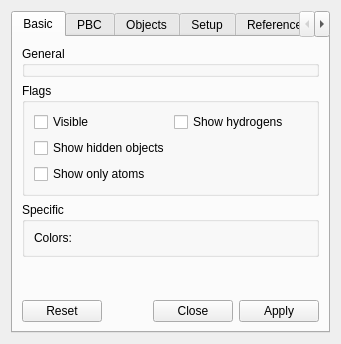
<?xml version="1.0" encoding="UTF-8"?>
<ui version="4.0">
 <class>FastModelObjectDesigner</class>
 <widget class="QWidget" name="FastModelObjectDesigner">
  <property name="geometry">
   <rect>
    <x>0</x>
    <y>0</y>
    <width>341</width>
    <height>344</height>
   </rect>
  </property>
  <property name="windowTitle">
   <string>Fast Line Model</string>
  </property>
  <property name="toolTip">
   <string/>
  </property>
  <layout class="QVBoxLayout">
   <item>
    <widget class="QTabWidget" name="tabWidget">
     <property name="currentIndex">
      <number>0</number>
     </property>
     <widget class="QWidget" name="tab">
      <attribute name="title">
       <string>Basic</string>
      </attribute>
      <layout class="QVBoxLayout" name="_3">
       <item>
        <widget class="QGroupBox" name="generalGB">
         <property name="title">
          <string>General</string>
         </property>
        </widget>
       </item>
       <item>
        <widget class="QGroupBox" name="flagsGB">
         <property name="title">
          <string>Flags</string>
         </property>
         <layout class="QGridLayout" name="_2">
          <item row="1" column="0">
           <widget class="QCheckBox" name="visibleCB">
            <property name="text">
             <string>Visible</string>
            </property>
           </widget>
          </item>
          <item row="5" column="0" colspan="2">
           <widget class="QCheckBox" name="showHiddenCB">
            <property name="text">
             <string>Show hidden objects</string>
            </property>
           </widget>
          </item>
          <item row="6" column="0" colspan="2">
           <widget class="QCheckBox" name="showAtomsOnlyCB">
            <property name="text">
             <string>Show only atoms</string>
            </property>
           </widget>
          </item>
          <item row="1" column="1">
           <widget class="QCheckBox" name="showHydrogensCB">
            <property name="text">
             <string>Show hydrogens</string>
            </property>
           </widget>
          </item>
         </layout>
        </widget>
       </item>
       <item>
        <widget class="QGroupBox" name="specificGB">
         <property name="title">
          <string>Specific</string>
         </property>
         <layout class="QHBoxLayout" name="_4">
          <item>
           <widget class="QLabel" name="label">
            <property name="sizePolicy">
             <sizepolicy hsizetype="Maximum" vsizetype="Preferred">
              <horstretch>0</horstretch>
              <verstretch>0</verstretch>
             </sizepolicy>
            </property>
            <property name="text">
             <string>Colors:</string>
            </property>
           </widget>
          </item>
          <item>
           <widget class="QWidget" name="colorModeW" native="true">
            <property name="sizePolicy">
             <sizepolicy hsizetype="Expanding" vsizetype="Preferred">
              <horstretch>0</horstretch>
              <verstretch>0</verstretch>
             </sizepolicy>
            </property>
           </widget>
          </item>
         </layout>
        </widget>
       </item>
       <item>
        <spacer name="verticalSpacer">
         <property name="orientation">
          <enum>Qt::Vertical</enum>
         </property>
         <property name="sizeHint" stdset="0">
          <size>
           <width>20</width>
           <height>40</height>
          </size>
         </property>
        </spacer>
       </item>
       <item>
        <widget class="QDialogButtonBox" name="buttonBox1">
         <property name="standardButtons">
          <set>QDialogButtonBox::Apply|QDialogButtonBox::Close|QDialogButtonBox::Reset</set>
         </property>
        </widget>
       </item>
      </layout>
     </widget>
     <widget class="QWidget" name="pbcTab">
      <attribute name="title">
       <string>PBC</string>
      </attribute>
      <layout class="QGridLayout" name="_5">
       <item row="0" column="0" colspan="4">
        <widget class="QCheckBox" name="enablePBCCB">
         <property name="text">
          <string>Enable PBC bonds</string>
         </property>
        </widget>
       </item>
       <item row="1" column="0">
        <widget class="QLabel" name="label_3">
         <property name="sizePolicy">
          <sizepolicy hsizetype="Maximum" vsizetype="Preferred">
           <horstretch>0</horstretch>
           <verstretch>0</verstretch>
          </sizepolicy>
         </property>
         <property name="text">
          <string>KA:</string>
         </property>
        </widget>
       </item>
       <item row="1" column="1">
        <widget class="QSpinBox" name="kaSB">
         <property name="sizePolicy">
          <sizepolicy hsizetype="Preferred" vsizetype="Fixed">
           <horstretch>0</horstretch>
           <verstretch>0</verstretch>
          </sizepolicy>
         </property>
         <property name="alignment">
          <set>Qt::AlignRight|Qt::AlignTrailing|Qt::AlignVCenter</set>
         </property>
         <property name="minimum">
          <number>-99</number>
         </property>
        </widget>
       </item>
       <item row="1" column="2">
        <widget class="QLabel" name="label_4">
         <property name="text">
          <string>KB:</string>
         </property>
        </widget>
       </item>
       <item row="1" column="3">
        <widget class="QSpinBox" name="kbSB">
         <property name="alignment">
          <set>Qt::AlignRight|Qt::AlignTrailing|Qt::AlignVCenter</set>
         </property>
         <property name="minimum">
          <number>-99</number>
         </property>
        </widget>
       </item>
       <item row="1" column="4">
        <widget class="QLabel" name="label_5">
         <property name="text">
          <string>KC:</string>
         </property>
        </widget>
       </item>
       <item row="1" column="5">
        <widget class="QSpinBox" name="kcSB">
         <property name="alignment">
          <set>Qt::AlignRight|Qt::AlignTrailing|Qt::AlignVCenter</set>
         </property>
         <property name="minimum">
          <number>-99</number>
         </property>
        </widget>
       </item>
       <item row="3" column="0" colspan="6">
        <widget class="QDialogButtonBox" name="buttonBox2">
         <property name="standardButtons">
          <set>QDialogButtonBox::Apply|QDialogButtonBox::Close|QDialogButtonBox::Reset</set>
         </property>
        </widget>
       </item>
       <item row="2" column="0" colspan="6">
        <spacer name="verticalSpacer_2">
         <property name="orientation">
          <enum>Qt::Vertical</enum>
         </property>
         <property name="sizeHint" stdset="0">
          <size>
           <width>20</width>
           <height>40</height>
          </size>
         </property>
        </spacer>
       </item>
      </layout>
     </widget>
     <widget class="QWidget" name="objectsTab">
      <attribute name="title">
       <string>Objects</string>
      </attribute>
     </widget>
     <widget class="QWidget" name="setupTab">
      <attribute name="title">
       <string>Setup</string>
      </attribute>
     </widget>
     <widget class="QWidget" name="refByTab">
      <attribute name="title">
       <string>Referenced by</string>
      </attribute>
     </widget>
    </widget>
   </item>
  </layout>
 </widget>
 <resources/>
 <connections/>
</ui>
